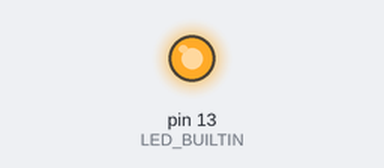
The sketch below on a simulated Arduino Mega 2560, built with avr-gcc and run on an emulated ATmega2560. Shown: output pins drawn as LEDs (lit = HIGH).

Above: at 2.6 s.
At 6.75 s:
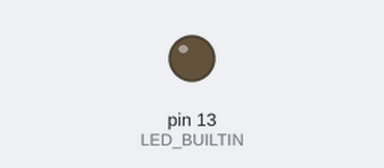
Timing chart, 0 to 7.0 s (numbered marks = the images above):
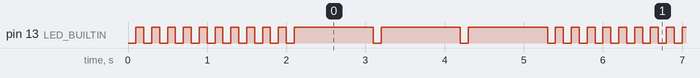

The sketch:

Blinker.ino
```cpp
void setup() { pinMode(LED_BUILTIN, OUTPUT); }

void loop() {

  for (int i = 0; i < 10; i++) {
    digitalWrite(LED_BUILTIN, LOW);
    delay(100);

    digitalWrite(LED_BUILTIN, HIGH);
    delay(100);
  }

  for (int i = 0; i < 3; i++) {
    digitalWrite(LED_BUILTIN, LOW);
    delay(100);

    digitalWrite(LED_BUILTIN, HIGH);
    delay(1000);
  }
}
```

Measured:
- by itself, pin 13 (LED_BUILTIN): repeats every 5.3 s: 3 × (HIGH 1.0 s, LOW 0.10 s), 10 × (HIGH 0.10 s, LOW 0.10 s)
- by itself, everything shown: repeats every 5.3 s, in 26 steps
